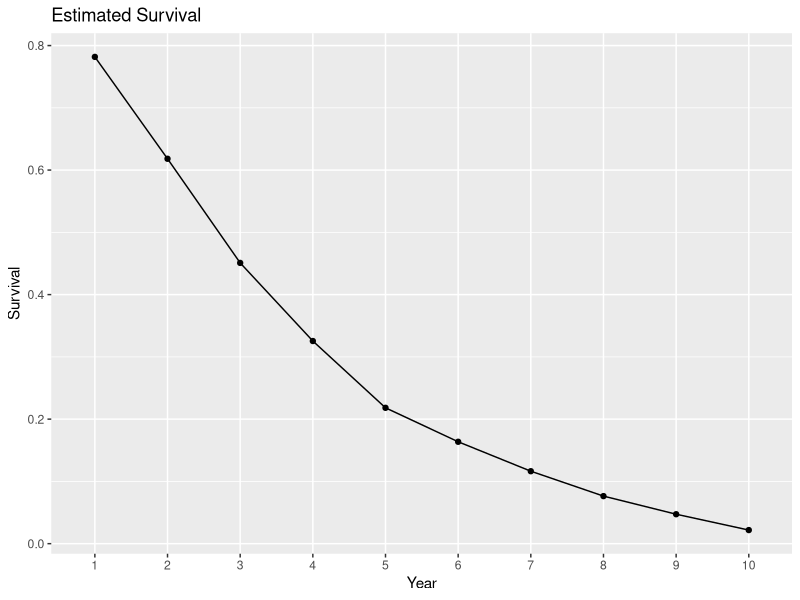
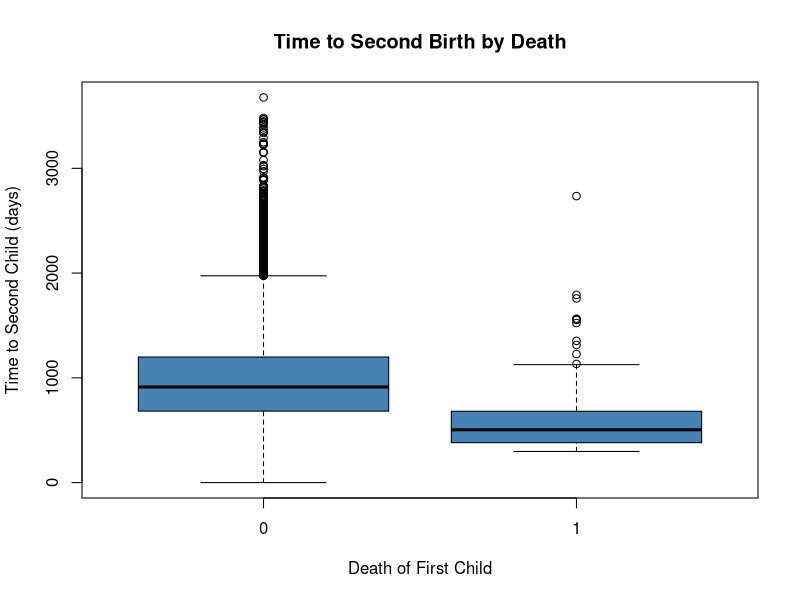

Reproduce these figures in R, in order.
## ---- chunk 1
# My mind processing data
alive <- c(1100, 860, 680, 496, 358, 240, 180, 128, 84, 52)
death <- c(240, 180, 184, 138, 118, 60, 52, 44, 32, 28)
diff <- c(860, 680, 496, 358, 240, 180, 128, 84, 52, 24)
#Calculating survival rate
rate <- c(860/1100, 680/1100, 496/1100, 358/1100, 240/1100, 180/1100, 128/1100, 84/1100, 52/1100, 24/1100)

#Create table with year and surivival rate
DAT <- data.frame('Year' = c(1, 2, 3, 4, 5, 6, 7, 8, 9, 10), 'Survival' = rate)
#DAT

# Calculate table of survival rate data
library(dplyr)
DAT %>% group_by(Year) %>% summarize(Mean = mean(Survival), N_obs = length(Survival), Min = min(Survival), LowerQuartile = quantile(Survival)[2], Median = median(Survival), UpperQuartile = quantile(Survival)[4], Max = max(Survival), Std_Dev = sd(Survival))

#Plot necessary data
library(ggplot2)
ggplot(data = DAT) + aes(x = factor(Year), y = Survival, group=1) + 
  geom_line() +
  geom_point() +
  xlab('Year') + labs(title = 'Estimated Survival')
## ---- chunk 2
#Part (a)
NOR_DAT <- read.csv("HW1_dataSecondBirth-1.csv", header = TRUE)

NOR_DAT

#Part (b)
dead <- sum(NOR_DAT$death == 1)
dead

percent_dead <- dead/53557
percent_dead

censor <- sum(NOR_DAT$status == 0)
censor

percent_censor <- censor/53557
percent_censor

#Part (c)
NEW_NOR <- NOR_DAT[!(NOR_DAT$status == 0),]
NEW_NOR

boxplot(NEW_NOR$time ~ NEW_NOR$death,
        col='steelblue',
        main='Time to Second Birth by Death',
        xlab='Death of First Child',
        ylab='Time to Second Child (days)')
